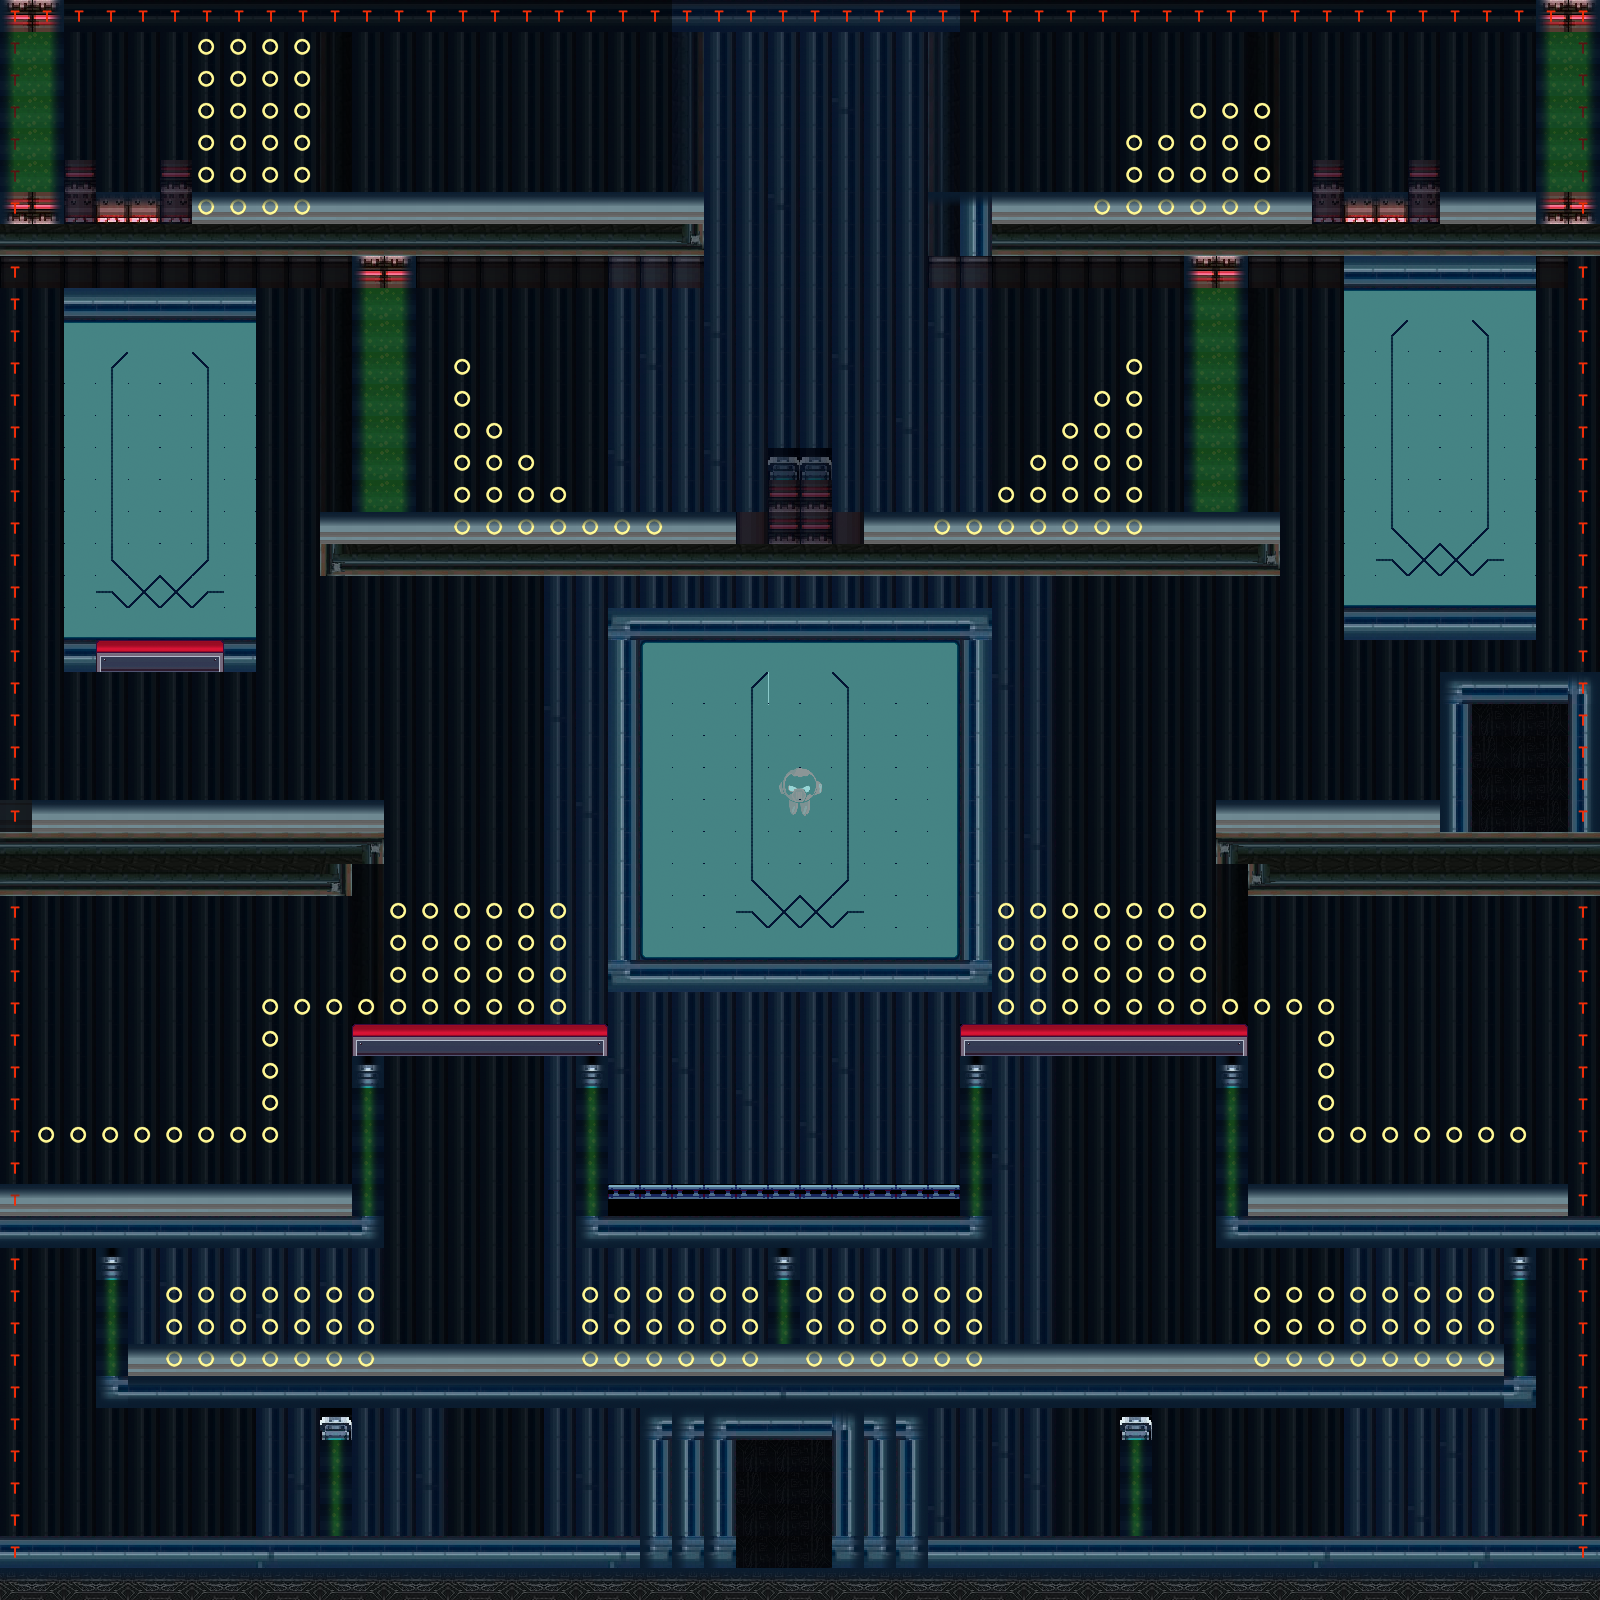

Tiled map render using the project's own tile images. Description and the map definition, with tile-layer contents summarised, below:
An orthogonal 50x50 tile map with 32x32 px tiles, 4 tile layers (nocollide, nocollideFx, collide, collideFx).

<map version="1.4" tiledversion="1.4.2" orientation="orthogonal" renderorder="right-down" width="50" height="50" tilewidth="32" tileheight="32" infinite="0" nextlayerid="5" nextobjectid="1">
 <editorsettings>
  <export target="../new_level5C.json" format="json" />
 </editorsettings>
 <tileset firstgid="1" source="tiles/Laboratorio_tiles.tsx" />
 <layer id="1" name="nocollide" width="50" height="50">
  <data>[2500 cells, 2118 non-empty, 28 distinct tile ids]</data>
 </layer>
 <layer id="2" name="nocollideFx" width="50" height="50">
  <data>[2500 cells, 2002 non-empty, 12 distinct tile ids]</data>
 </layer>
 <layer id="3" name="collide" width="50" height="50">
  <data>[2500 cells, 665 non-empty, 12 distinct tile ids]</data>
 </layer>
 <layer id="4" name="collideFx" width="50" height="50">
  <data>[2500 cells, 317 non-empty, 4 distinct tile ids]</data>
 </layer>
</map>